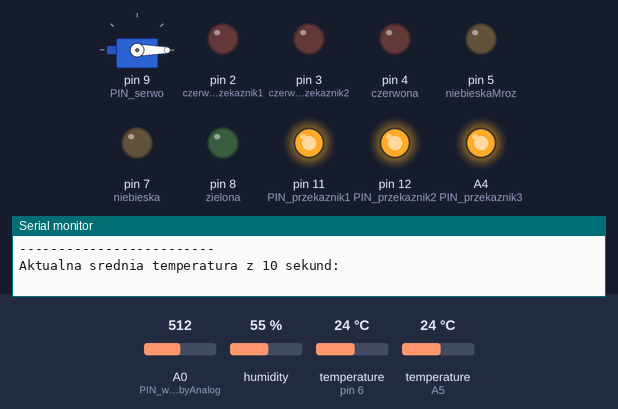
A sketch run on a simulated Arduino Uno, built with avr-gcc and run on an emulated ATmega328P. On the bench: servo, output pins drawn as LEDs (lit = HIGH), the last lines printed to the serial monitor. The test bench sets the inputs (shaded band); at power-on: A0 (PIN_wilgotnoscGlebyAnalog) = 512, humidity 55 %, temperature (sensors on pin 6, A5) 24 °C.

Above: at 0.1 s.
At 27.12 s:
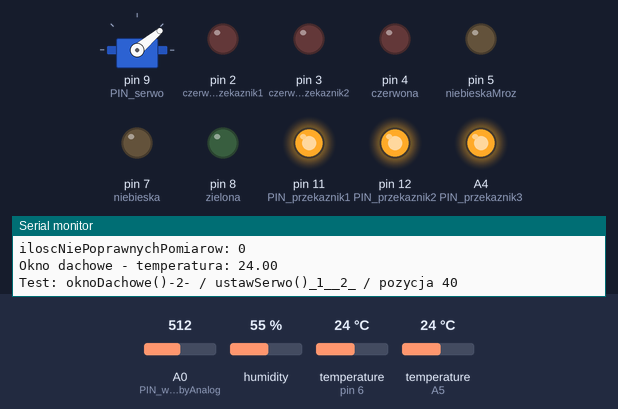
At 105.3 s:
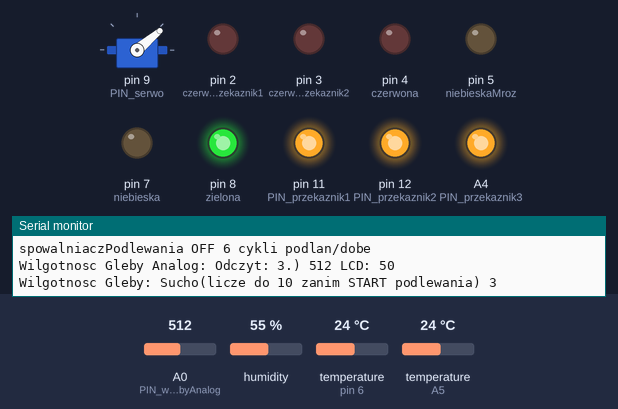
Timing chart, 0 to 106.8 s (numbered marks = the images above):
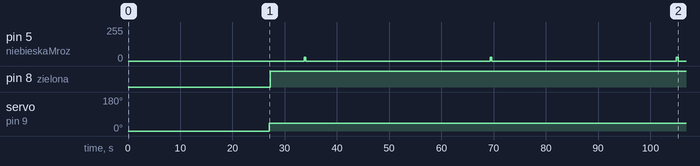

The sketch:

p1-AutomatykaOgrodowa_Radoslaw3.ino
```cpp
#include <OneWire.h>
#include <DallasTemperature.h> //Biblioteka odpowiedzialna za czujnik temperatury DS18B20
#include <Servo.h> //Biblioteka odpowiedzialna za serwa
#include "DHT.h" //Biblioteka odpowiedzialna za czujnik wilgoci i temperatury
#define PIN_temperatura A5
#define PIN_serwo 9
#define PIN_wilgotnosc 6
//#define PIN_wilgotnoscGlebyCyfrowy 10  //Awaria
#define PIN_wilgotnoscGlebyAnalog A0
#define PIN_przekaznik1 11
#define PIN_przekaznik2 12
#define PIN_przekaznik3 A4
#define czerwona 4
#define zielona 8
#define niebieska 7
#define niebieskaMroz 5
#define czerwona2_przekaznik1 2
#define czerwona3_przekaznik2 3

/////////
/*Nowe tematy do wprowadzenia:
-Gdy wilgotnosc powietrza powyzej 90% i to rosliny znacznie mniej wody pobieraja z korzenia.
-Stworzenie Repo na GitHub

*/
///////////////////////////////////////////////////0.)
///////////////////Termometr:
OneWire oneWire(PIN_temperatura); //Podłączenie do A5
DallasTemperature sensors(&oneWire); //Przekazania informacji do biblioteki
DeviceAddress termometrWewnetrzny1 = { 0x28, 0xFF, 0xD9, 0x3E, 0x52, 0x19, 0x1, 0x8C };
//DeviceAddress termometrWewnetrzny2 = { 0x28, 0xFF, 0xF9, 0x15, 0x77, 0x18, 0x1, 0xF5 };

Servo serwomechanizm;  //Tworzymy obiekt, dzięki któremu możemy odwołać się do serwa
int pozycja = 0; //Aktualna pozycja serwa 0-180 (Moj zakres: 996R (0-120))
int staraPozycja = 0; //Poprzednia pozycja serwa
float temperatura = 0.00;
int obrot = 0;
boolean blad = false;

DHT dht; //Tworzymy obiekt, dzięki któremu możemy odwołać się do czujnika wilgoci DHT11
int wilgotnosc = 0;
int temperatura2 = 0;
int wilgotnoscPowietrzaSrednia = 60; //Neutralna wartosc to 60
int wilgotnoscLicz = 0;

int wilgotnoscGleby = 0; //Sucha
int wilgotnoscGlebyChwilowa = 0;
int wilgotnoscGlebyLCD = 0;
int wilgotnoscGlebySuma = 0;
int iloscOdczytowGleby = 0;

boolean ziemiaWilgotna = true;
int ziemiaSuchaZliczamRazy = 0;
int ziemiaMokraZliczamRazy = 0;
int cyklPompa = 0;
int cyklElektrozawor = 0;

long spowalniaczPodlewania = 0;


///////////////////////////////////////////////////1.)
void setup(void) {
  //ziemiaSuchaZliczamRazy = 10;  //Test
  //cyklElektrozawor = 130;   //Test
  //cyklPompa = 7;  //Test - Wylaczenie pompy
  //ziemiaMokraZliczamRazy = 498; //Test na zalaczenie podlewania na chwile gdy od 500 petli jest mokro i nie podlewa.


  Serial.begin(9600);
  sensors.begin(); //Inicjalizacja czujnikow temperatury
  serwomechanizm.attach(PIN_serwo);  //Serwomechanizm podłączony do pinu 9
  serwomechanizm.write(0); //Wykonaj ruch do pozycji 0
  pinMode(czerwona, OUTPUT); // Piny, podłączone do diody jako wyjścia
  pinMode(zielona, OUTPUT);
  pinMode(niebieska, OUTPUT);
  pinMode(niebieskaMroz, OUTPUT);
  dht.setup(PIN_wilgotnosc);

  pinMode(PIN_przekaznik1, OUTPUT); //Pin do przekaznika1
  digitalWrite(PIN_przekaznik1, HIGH);
  pinMode(czerwona2_przekaznik1, OUTPUT);
  digitalWrite(czerwona2_przekaznik1, LOW);
  pinMode(PIN_przekaznik2, OUTPUT); //Pin do przekaznika2
  digitalWrite(PIN_przekaznik2, HIGH);
  pinMode(czerwona3_przekaznik2, OUTPUT);
  digitalWrite(czerwona3_przekaznik2, LOW);

  //pinMode(PIN_wilgotnoscGlebyCyfrowy, INPUT); //Awaria

  analogWrite(PIN_przekaznik3, 255);
}

///////////////////////////////////////////////////2.)
void loop(void) {
  sprawdzTemperature(); //da: srednia temperature z 5 sekund
  delay(500);
  oknoDachowe();
  delay(500);
  sprawdzWilgotnoscPowietrza();
  delay(500);
  //nawilzaniePowietrza();
  delay(500);
  nawilzaniePowietrzaNagrzewnica();
  delay(500);
  spowalniacz();
  delay(500);
  //sprawdzWilgotnoscGlebyCyfrowo(); //czujnik ulegl uszkodzeniu/zkorodowaniu
  sprawdzWilgotnoscGlebyAnalog();  //uwaga: zamien pin 10 na pin A0
  delay(500);
  podlewanie();
  delay(500);


  //delay(10000);

  //delay(60000); //Spowolnienie cykli
}

void sprawdzTemperature(){
  float temp[20];
  float temperaturaSuma = 0.00;
  float temperaturaSrednia = 0.00;
  int iloscPomiarow = 18;
  int iloscNiePoprawnychPomiarow = 0;
  //temperatura = 0;

  Serial.println("-------------------------");
  Serial.println("Aktualna srednia temperatura z 10 sekund: ");

  for(int i = 0; i < 20; i++){
    sensors.requestTemperatures(); //Pobranie temperatury czujnika
    temp[i] = sensors.getTempC(termometrWewnetrzny1);
      if(temp[i] == -127.00){ //Blad pomiaru (brak pomiaru)
        temp[i] = 0;
        iloscNiePoprawnychPomiarow = iloscNiePoprawnychPomiarow + 1;
        //continue;
      }
    temperaturaSuma += temp[i];
    //Serial.print(temp[i]);
    //Serial.print(", ");
    //Serial.println(temperaturaSuma);
    delay(500);   //docelowo ustaw 1000
  }

  float MAX = -100.00;  //szukamy MAX i MIN do odrzucenia
  float MIN = 200.00;
  for(float a : temp){
    if(a > MAX && a != 0){
      MAX = a;
    }
    if(a < MIN && a != 0){
      MIN = a;
    }
  }

  if(MAX == -100.00){ //gdy nie bylo pomiaru, to lepiej zeby sie wyzerowal
    MAX = 0;
  }
  if(MIN == 200.00){
    MIN = 0;
  }

  Serial.print("MAX: ");
  Serial.print(MAX);
  Serial.print(" / MIN: ");
  Serial.print(MIN);

  temperaturaSrednia = ((temperaturaSuma - MAX - MIN) / (iloscPomiarow - iloscNiePoprawnychPomiarow)); //Odrzucamy MIN i MAX podczas obliczenia sredniej temperatury z 10 probek
  //temperaturaSrednia = ((temperaturaSuma) / (iloscPomiarow - iloscNiePoprawnychPomiarow)); //Odrzucamy MIN i MAX podczas obliczenia sredniej temperatury z 10 probek
  Serial.print(" / temperaturaSrednia: ");
  Serial.println(temperaturaSrednia);
  Serial.print("iloscNiePoprawnychPomiarow: ");
  Serial.println(iloscNiePoprawnychPomiarow);
  temperatura = temperaturaSrednia;
  //Serial.println(temperatura);  //Wyswietlenie temperatury
}

void oknoDachowe(){
  //Zalozenia: 0 = 20 stopni = zamkniete / 78 = 30stopni = otwarte
  //temperatura = 5; //Test
  Serial.print("Okno dachowe - temperatura: ");
  Serial.println(temperatura);
  Serial.print("Test: oknoDachowe()");
  delay(1000);
  if(temperatura >= 30.00){
    Serial.print("-1-");
    ustawSerwo(78);
  digitalWrite(czerwona, HIGH);// Świecimy tylko na czerwono
  digitalWrite(zielona, LOW);// Świecimy tylko na zielono
  digitalWrite(niebieska, LOW); // Świecimy tylko na niebiesko
    delay(2000);
  }else if(temperatura >= 20.00){
    Serial.print("-2-");
    ustawSerwo(40);
  digitalWrite(czerwona, LOW);// Świecimy tylko na czerwono
  digitalWrite(zielona, HIGH);// Świecimy tylko na zielono
  digitalWrite(niebieska, LOW); // Świecimy tylko na niebiesko
    delay(2000);
  }else{
    Serial.print("-3-");
    ustawSerwo(0);
  digitalWrite(czerwona, LOW);// Świecimy tylko na czerwono
  digitalWrite(zielona, LOW);// Świecimy tylko na zielono
  //digitalWrite(niebieska, HIGH); // Świecimy tylko na niebiesko
  delay(2000);
  }
  if(temperatura < 1.00){
    Serial.print("-4-");
    for(int i = 0; i < 5; i++){
       digitalWrite(niebieskaMroz, 20); // Świecimy tylko na niebiesko
      delay(100);
      digitalWrite(niebieskaMroz, LOW);
      delay(100);
    }
  }else{
    digitalWrite(niebieskaMroz, LOW); // Świecimy tylko na niebiesko
  }
}

void ustawSerwo(int poziom){
  pozycja = 0;
  pozycja = (abs(poziom));
//  if(pozycja != staraPozycja){
  //serwomechanizm.write(pozycja); //Wykonaj ruch
  Serial.print(" / ustawSerwo()");
  Serial.print("_1_");
  if (pozycja <= 78) { //Jeśli pozycja mieści się w zakresie (0-180 ma zwykle serwo)
    delay(200);
    serwomechanizm.write(pozycja); //Wykonaj ruch
    Serial.print("_2_");
    Serial.print(" / pozycja ");
    Serial.println(pozycja);
  }else { //Jeśli nie, to powrót na początek
    delay(200);
    serwomechanizm.write(0); //Wykonaj ruch
    Serial.print("_3_");
    Serial.println(pozycja);
  }
  staraPozycja = pozycja;
//  }else{
//    Serial.println("Taka sama pozycja serwa = skip.");
//  }
  delay(200); //Opóźnienie dla lepszego efektu
}

void sprawdzWilgotnoscPowietrza(){
    //Pobranie informacji o wilgotnosci
  wilgotnosc = dht.getHumidity();
  //Pobranie informacji o temperaturze
  temperatura2 = dht.getTemperature();

  if (dht.getStatusString() == "OK") {
    Serial.print("Wilgotnosc powietrza: ");
    Serial.print(wilgotnosc);
    Serial.print("%RH | ");
    Serial.print(temperatura2);
    Serial.println("*C");
  wilgotnoscPowietrzaSrednia = wilgotnosc;
  }else{
    Serial.println("Wilgotnosc powietrza oraz temperatura2: Blad ");
  wilgotnoscPowietrzaSrednia = 100;  //kasowanie do 100%
  }

  //Odczekanie wymaganego czasu
  delay(dht.getMinimumSamplingPeriod());
}

void nawilzaniePowietrza(){  // do 30% = ON / od 30% do 50% = ON/OFF 50% / od 50% do 100% = OFF
  //wilgotnoscPowietrzaSrednia = 52; //Test

  if(wilgotnoscPowietrzaSrednia <= 30){
    zalaczPrzekaznik3(true);
    Serial.println("Nawilzacz ON");
  }else if(wilgotnoscPowietrzaSrednia <= 50){
    if(wilgotnoscLicz <= 20){
      zalaczPrzekaznik3(true);
      Serial.print("Nawilzacz ON, wilgotnoscLicz: ");
      Serial.println(wilgotnoscLicz);
    }else if(wilgotnoscLicz <= 40){
      zalaczPrzekaznik3(false);
      Serial.print("Nawilzacz OFF, wilgotnoscLicz: ");
      Serial.println(wilgotnoscLicz);
    }else{
      wilgotnoscLicz = 0;
    }
    wilgotnoscLicz = wilgotnoscLicz + 1;
  }else{
    zalaczPrzekaznik3(false);
    Serial.println("Nawilzacz OFF");
  }
}

void nawilzaniePowietrzaNagrzewnica(){  // do 30% = ON / od 30% do 50% = ON/OFF 50% / od 50% do 100% = OFF
  //wilgotnoscPowietrzaSrednia = 52; //Test

  if(temperatura <= -5){
    zalaczPrzekaznik3(true);
    Serial.println("Grzelka ON");
  }else{
    zalaczPrzekaznik3(false);
    Serial.println("Grzalka OFF");
  }
}

void spowalniacz(){
    //1 cykl = 30sec *120 = 60min / 1,5 min *120 = 3h+1h / 60min. / 1,5 min *360 = 9h+3h
  if(wilgotnoscPowietrzaSrednia > 90){  //(120=1h podlewania,120= h przerwa)x2, 6h przerwa
  spowalniaczPodlewania = 90000;    //60 000ms = 1min
    Serial.println("spowalniaczPodlewania ON 2 cykle podlan/dobe (Przerwa 1,5 min) ");   //90000 = 2 podlania na dobe
  //Serial.println(spowalniaczPodlewania);
  }else if(wilgotnoscPowietrzaSrednia > 80){  //(2h podlewania, 4h przerwa)x2, 6h przerwa
  spowalniaczPodlewania = 30000;     //30 000ms = 30sec //1h / 1h+1h / 1h / 3h+3h // 1h / 1h+1h / 1h / 3h+3h/
    Serial.println("spowalniaczPodlewania ON 4 cykle podlan/dobe (Przerwa 0,5 min) ");   //30000 = 4 podlania na dobe
  //Serial.println(spowalniaczPodlewania);
  }else{      //1h 1h 1h 3h /x3, czyli bez ograniczen jest 6 cyklow podlewania na dobe
    spowalniaczPodlewania = 0;  //ponizej 80% wilgotnosci: 2 podlewania, 2 przerwa, 2 podlewania, 6h przerwa
    Serial.println("spowalniaczPodlewania OFF 6 cykli podlan/dobe ");
  }

}

void sprawdzWilgotnoscGlebyAnalog(){
  // https://youtu.be/swEHgFdjdiY
  wilgotnoscGlebyChwilowa = analogRead(A0);
  wilgotnoscGlebyLCD = map(wilgotnoscGlebyChwilowa, 0, 1023, 1, 99);//Przeskalowanie wartości
                //wilgotnoscGlebyLCD: 57 = mokro / 49 = sucho / 1 = sucho
                //521 LCD 51 = ozn. 2,5 cm wody
  //wilgotnoscGlebySuma += wilgotnoscGlebyChwilowa; //Odczytanie wartości z ADC
  wilgotnoscGlebySuma += wilgotnoscGlebyLCD; //Odczytanie wartości z ADC
  iloscOdczytowGleby += 1;
    Serial.print("Wilgotnosc Gleby Analog: Odczyt: ");
  Serial.print(iloscOdczytowGleby);
    Serial.print(".) ");
  Serial.print(wilgotnoscGlebyChwilowa);
  Serial.print(" LCD: ");
  Serial.println(wilgotnoscGlebyLCD);

  if (iloscOdczytowGleby == 10){
    wilgotnoscGleby = wilgotnoscGlebySuma / iloscOdczytowGleby;
    Serial.print("Wilgotnosc Gleby Analog z 10 pomiarow: ");
  Serial.println(wilgotnoscGleby);
  iloscOdczytowGleby = 0;
  wilgotnoscGlebySuma = 0;

  }

//wilgotnoscGleby = 501;  //Test na wymuszenie Mokrej gleby 500 petli - usun

  if(wilgotnoscGleby > 43){ //Ziema Mokra. STOP podlewania.
  //wartosc 43 (wilgotnoscGlebyLCD) uwzglednia 1 bledny pomiar na 10.
  //Ta czesc niestety moze calkowicie odciac podlewanie.
  //Mysle ze kazdego dnia powinno byc wlaczone jakies minimalne podlewanie
  //musze cos takiego tu dodac.
  //------------------
    analogWrite(niebieskaMroz, 40);
    //digitalWrite(niebieskaMroz, HIGH);
    ziemiaWilgotna = true;
    ziemiaSuchaZliczamRazy = 0;   //Kasuje licznik do START-u podlewania
    Serial.print("Wilgotnosc Gleby: Mokro(dioda na czujniku sie pali od) ");
  Serial.println(ziemiaMokraZliczamRazy);
  ziemiaMokraZliczamRazy = ziemiaMokraZliczamRazy + 1;
    if(ziemiaMokraZliczamRazy == 500){ //Wymuszenie na chwile podlewania gdy od 500 petli jest mokro
      ziemiaWilgotna = false;
      Serial.println("Wilgotnosc Gleby: Mokro od 500 petli (Awaryjne wlaczenie podlewania na chwile)");
      ziemiaMokraZliczamRazy = 0;
    }
  }else{  //Ziemia Sucha. START podlewania.
      analogWrite(niebieskaMroz, 30); //Mrugniecie niebieska dioda
      delay(300);
      digitalWrite(niebieskaMroz, LOW);
      ziemiaSuchaZliczamRazy = ziemiaSuchaZliczamRazy + 1;
    ziemiaMokraZliczamRazy = 0;
    if(ziemiaSuchaZliczamRazy >= 10){
      ziemiaWilgotna = false;
      Serial.println("Wilgotnosc Gleby: Sucho(dioda na czujniku wylaczona)");

    }else{
      Serial.print("Wilgotnosc Gleby: Sucho(licze do 10 zanim START podlewania) ");
      Serial.println(ziemiaSuchaZliczamRazy);
      ziemiaWilgotna = true;
    }

  }


  wilgotnoscGlebyChwilowa = 0;
  delay(100);

}

void sprawdzWilgotnoscGlebyCyfrowo(){
  //Gdy czujnik wilgoci gleby dziala:
  //if(digitalRead(PIN_wilgotnoscGlebyCyfrowy) == HIGH){ //Odwracam //Mokra -> Sucha ziemia
  //------------------
  //Tymczasowo gdy czujnik wilgoci gleby zepsuty:
  if(LOW == HIGH){ //Odwracam //Mokra -> Sucha ziemia
  //------------------
    analogWrite(niebieskaMroz, 40);
    //digitalWrite(niebieskaMroz, HIGH);
    ziemiaWilgotna = true;
    ziemiaSuchaZliczamRazy = 0;   //Kasuje licznik do START-u podlewania
    Serial.println("Wilgotnosc Gleby: Mokro(dioda na czujniku sie pali)");
  }else{
      analogWrite(niebieskaMroz, 30); //Mrugniecie niebieska dioda
      delay(300);
      digitalWrite(niebieskaMroz, LOW);
      ziemiaSuchaZliczamRazy = ziemiaSuchaZliczamRazy + 1;
    if(ziemiaSuchaZliczamRazy >= 10){
        ziemiaWilgotna = false;
        Serial.println("Wilgotnosc Gleby: Sucho(dioda na czujniku wylaczona)");
    }else{
        Serial.print("Wilgotnosc Gleby: Sucho(licze do 10 zanim START podlewania) ");
        Serial.println(ziemiaSuchaZliczamRazy);
    ziemiaWilgotna = true;
    }

  }

}

void podlewanie(){
  if(ziemiaWilgotna == false){


    cyklElektrozawor = cyklElektrozawor + 1;

    if(cyklPompa < 7){
      cyklPompa = cyklPompa + 1;
      zalaczPrzekaznik2(true);  //Pompa
    }else if(cyklPompa >= 7){
      zalaczPrzekaznik2(false);
      //cyklPompa = 7;
    }

    if(cyklElektrozawor <= 120){  //Podlewanie 2h
      zalaczPrzekaznik1(true);  //Elektrozawor
    }else if(cyklElektrozawor <= 240){  //Przerwa 2h
      zalaczPrzekaznik1(false);
    Serial.print("Spowalniacz podlewania: ");
    Serial.println(spowalniaczPodlewania);
    analogWrite(niebieskaMroz, 30);  //Spowalniacz zalaczony
    delay(spowalniaczPodlewania);    //Spowalniacz
    analogWrite(niebieskaMroz, LOW); //Spowalniacz wylaczony
    }else if(cyklElektrozawor <= 360){  //Podlewanie 2h
      zalaczPrzekaznik1(true);
    if(cyklElektrozawor == 241){
    cyklPompa = 0;         //Byl Problem. Bez if, Pompa non stop chodzila.
    }
    }else if(cyklElektrozawor <= 720){  //Przerwa 6h
      zalaczPrzekaznik1(false);
      zalaczPrzekaznik2(false);
    Serial.print("Spowalniacz podlewania: ");
    Serial.println(spowalniaczPodlewania);
    analogWrite(niebieskaMroz, 30);  //Spowalniacz zalaczony
    delay(spowalniaczPodlewania);    //Spowalniacz
    analogWrite(niebieskaMroz, LOW); //Spowalniacz wylaczony
    }else{                //Po 12h zerowanie
      cyklPompa = 0;
      cyklElektrozawor = 0;
    }

  }else{
    zalaczPrzekaznik1(false);
    zalaczPrzekaznik2(false);
    cyklPompa = 0;
    cyklElektrozawor = 0;
  }

    Serial.print("Cykl Podlewania Pompa: ");
    Serial.print(cyklPompa);
    Serial.print(" / Elektrozawor: ");
    Serial.println(cyklElektrozawor);
    delay(500);
}

void zalaczPrzekaznik1(boolean stanPrzekaznik1){  //Elektrozawor
  if(stanPrzekaznik1 == true){
  digitalWrite(czerwona2_przekaznik1, HIGH); //Zalacz zolta diode2(przez opornik)
  delay(300);
  digitalWrite(czerwona2_przekaznik1, LOW);
  digitalWrite(PIN_przekaznik1, LOW); //Stan niski zalacza przekaznik 1(bez opornika)
  }else{
  digitalWrite(PIN_przekaznik1, HIGH); //Wylacz przekaznik
  digitalWrite(czerwona2_przekaznik1,LOW); //Stan niski wylacza diode2(przez opornik)
  }
}

void zalaczPrzekaznik2(boolean stanPrzekaznik2){  //Pompa
  if(stanPrzekaznik2 == true){
  digitalWrite(czerwona3_przekaznik2, HIGH); //Zalacz czerwona diode3(przez opornik)
  digitalWrite(PIN_przekaznik2, LOW); //Stan niski zalacza przekaznik 2(bez opornika)
  }else{
  digitalWrite(PIN_przekaznik2, HIGH); //Wylacz przekaznik
  digitalWrite(czerwona3_przekaznik2,LOW); //Stan niski wylacza diode3(przez opornik)
  }
}

void zalaczPrzekaznik3(boolean stanPrzekaznik3){  //Nawilzacz
  if(stanPrzekaznik3 == true){
  digitalWrite(czerwona2_przekaznik1, HIGH); //Zalacz zolta diode2(przez opornik)
  analogWrite(PIN_przekaznik3, 0); //Stan niski zalacza przekaznik 3(bez opornika)
  delay(300);
  digitalWrite(czerwona2_przekaznik1, LOW);
  delay(300);
  digitalWrite(czerwona2_przekaznik1, HIGH);
  delay(300);
  digitalWrite(czerwona2_przekaznik1, LOW);
  }else{
  analogWrite(PIN_przekaznik3, 255); //Wylacz przekaznik
  digitalWrite(czerwona2_przekaznik1,LOW); //Stan niski wylacza diode2(przez opornik)
  }
}
```

Measured:
- by itself, pin 5 (niebieskaMroz): alternates 30/255 for 0.30 s and 0/255 for 35.3 s
- by itself, pin 8 (zielona): LOW → HIGH at 27.2 s
- by itself, servo on pin 9 (PIN_serwo): 0° → 40° at 27.0 s
